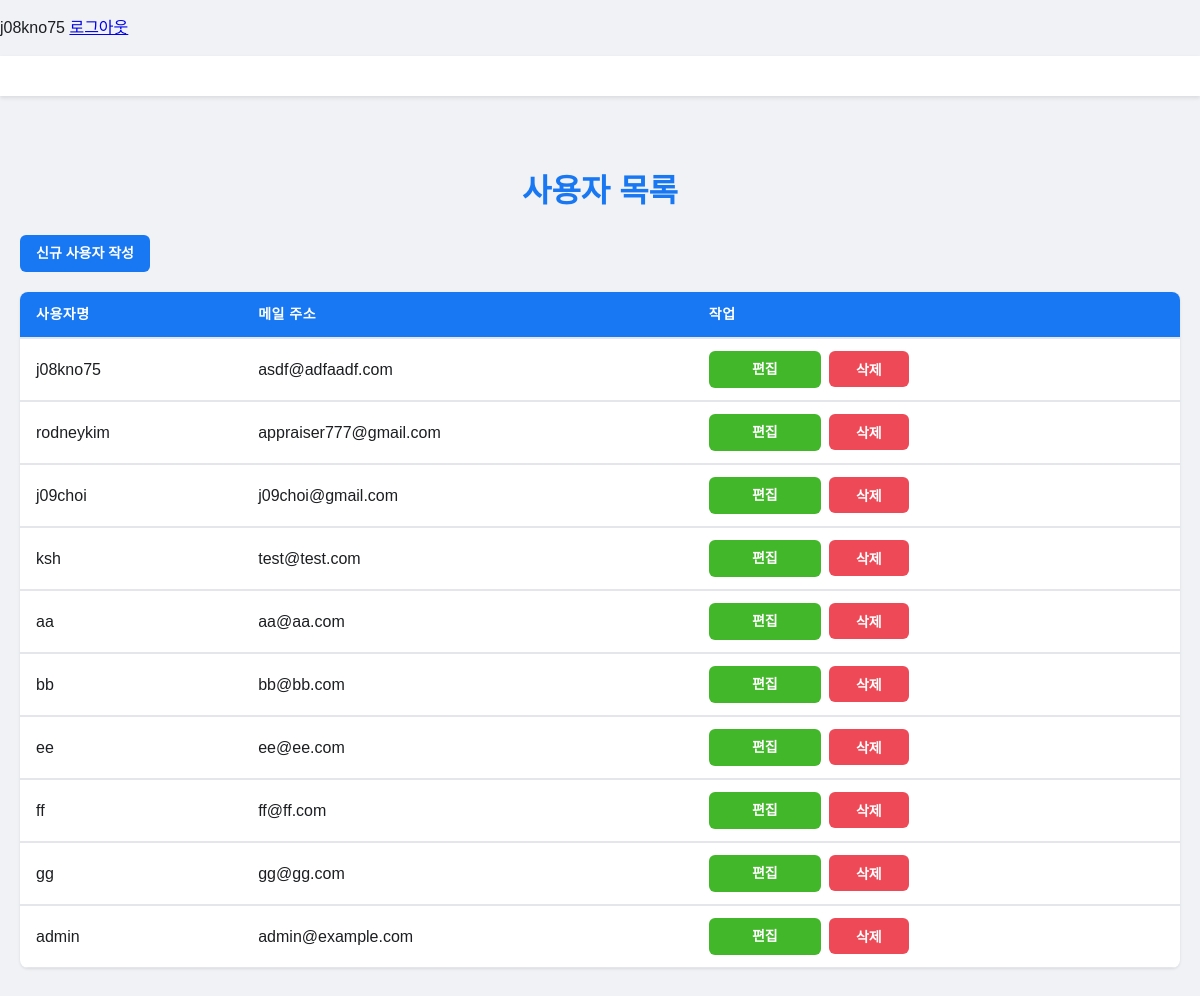
The app's page /crud/users (signed in) with its own data.
### apps/crud/models.py (models this page shows, shortened)
class User(db.Model, UserMixin):
    __tablename__ = 'users'
    id = db.Column(db.Integer, primary_key=True)
    username = db.Column(db.String, index=True)
    email = db.Column(db.String, unique=True, index=True)
    password_hash = db.Column(db.String)
    created_at = db.Column(db.DateTime, default=datetime.now)
    updated_at = db.Column(db.DateTime, onupdate=datetime.now)
    is_Admin = db.Column(db.Boolean, default=False)
    @property
    def password(self):
        raise AttributeError('password is not a readable attribute')
    @login_manager.user_loader
    def load_user(user_id):
        return User.query.get(user_id)

### apps/crud/views.py (the view)
@crud.route('/users')
@login_required
def users():
    users = User.query.all()
    return render_template('crud/index.html', users=users)

### apps/app.py (called while the page is built, shortened)
def create_app(config_key):
    app = Flask(__name__)
    app.config.from_object(config[config_key])
    csrf.init_app(app)
    db.init_app(app)
    Migrate(app, db)
    login_manager.init_app(app)
    def create_admin():
        from apps.crud.models import User
    app.before_request(create_admin)
    from apps.crud import views as crud_views
    app.register_blueprint(crud_views.crud, url_prefix='/crud')
    from apps.auth import views as auth_views
    app.register_blueprint(auth_views.auth, url_prefix='/auth')
    return app

### apps/crud/templates/crud/index.html (shortened to what this page needs)
{% extends 'crud/base.html' %}
{% block head %}
    <link rel="stylesheet" href="{{ url_for('crud.static', filename='crud_index.css') }}">
{% endblock %}
{% block content %}
    <header class="header">
    </header>
    <div class="container">
        <h1>사용자 목록</h1>
        <div class="top-actions">
            <a href="{{ url_for('crud.create_user') }}" class="btn btn-primary">신규 사용자 작성</a>
        </div>
        <table>
            <thead>
                <tr>
                    <th>사용자명</th>
                    <th>메일 주소</th>
                    <th>작업</th>
                </tr>
            </thead>
            <tbody>
            {% for user in users %}
                <tr>
                    <td data-label="사용자명">{{ user.username }}</td>
                    <td data-label="메일 주소">{{ user.email }}</td>
                    <td data-label="작업" class="action-buttons">
                        <a href="{{ url_for('crud.edit_user', user_id=user.id) }}" class="btn btn-edit">편집</a>
                        <form action="{{ url_for('crud.delete_user', user_id=user.id) }}" method="POST" style="display: inline;">
                            <button type="submit" class="btn btn-danger" onclick="return confirm('정말로 삭제하시겠습니까?');">삭제</button>
                        </form>
                    </td>
                </tr>
            {% endfor %}
            </tbody>
        </table>
    </div>
{% endblock %}

### apps/crud/templates/crud/base.html (shortened to what this page needs)
<!DOCTYPE html>
<html lang="en">
<head>
    {% block head %}{% endblock %}
</head>
<body>
    <div>
        {% if current_user.is_authenticated %}
        <p>
            <span>{{ current_user.username }}</span>
            <span><a href="{{ url_for('auth.logout') }}">로그아웃</a> </span>
        </p>
        {% endif %}
    </div>
    {% block content %}{% endblock %}
</body>
</html>

### apps/crud/static/crud_index.css (style rules this page uses)
body { font-family: 'Noto Sans KR', sans-serif; background-color: #f0f2f5; color: #1c1e21; line-height: 1.5; }
table { width: 100%; border-collapse: separate; border-spacing: 0; background-color: white; box-shadow: 0 1px 2px rgba(0, 0, 0, 0.1); border-radius: 8px; overflow: hidden; }
th { background-color: #1877f2; color: white; text-align: left; padding: 16px; font-weight: 600; text-transform: uppercase; font-size: 14px; letter-spacing: 0.5px; }
td { padding: 12px 16px; vertical-align: middle; border-top: 1px solid #e4e6eb; }
.btn { padding: 8px 16px; border: none; border-radius: 6px; cursor: pointer; font-size: 14px; font-weight: 600; text-align: center; display: inline-block; min-width: 80px; transition: all 0.3s ease; text-transform: uppercase; }
.btn-primary { background-color: #1877f2; color: white; }

### apps/crud/templates/crud/index.html (style rules this page uses)
body { font-family: 'Noto Sans KR', sans-serif; margin: 0; padding: 0; background-color: #f0f2f5; }
.header { background-color: #ffffff; box-shadow: 0 2px 4px rgba(0,0,0,0.1); padding: 20px 0; margin-bottom: 30px; }
.container { max-width: 1200px; margin: 0 auto; padding: 20px; }
h1 { color: #1877f2; margin-bottom: 20px; text-align: center; }
.top-actions { display: flex; justify-content: space-between; align-items: center; margin-bottom: 20px; }
table { width: 100%; border-collapse: separate; border-spacing: 0; margin-bottom: 20px; background-color: white; box-shadow: 0 1px 3px rgba(0, 0, 0, 0.1); border-radius: 8px; overflow: hidden; }
th, td { padding: 12px 16px; text-align: left; border-bottom: 1px solid #e4e6eb; }
th { background-color: #1877f2; color: white; font-weight: 600; text-transform: uppercase; font-size: 14px; }
.btn { padding: 8px 16px; border: none; border-radius: 6px; cursor: pointer; font-size: 14px; font-weight: 600; text-align: center; display: inline-block; transition: all 0.3s ease; text-decoration: none; }
.btn-primary { background-color: #1877f2; color: white; }
.btn-edit { background-color: #42b72a; color: white; }
.btn-danger { background-color: #ed4956; color: white; }
.action-buttons { display: flex; gap: 8px; }

### records on screen
User: username "j08kno75", email "asdf@adfaadf.com"
User: username "rodneykim", email "appraiser777@gmail.com"
User: username "j09choi", email "j09choi@gmail.com"
User: username "ksh", email "test@test.com"
User: username "aa", email "aa@aa.com"
User: username "bb", email "bb@bb.com"
User: username "ee", email "ee@ee.com"
User: username "ff", email "ff@ff.com"
User: username "gg", email "gg@gg.com"
User: username "admin", email "admin@example.com"
